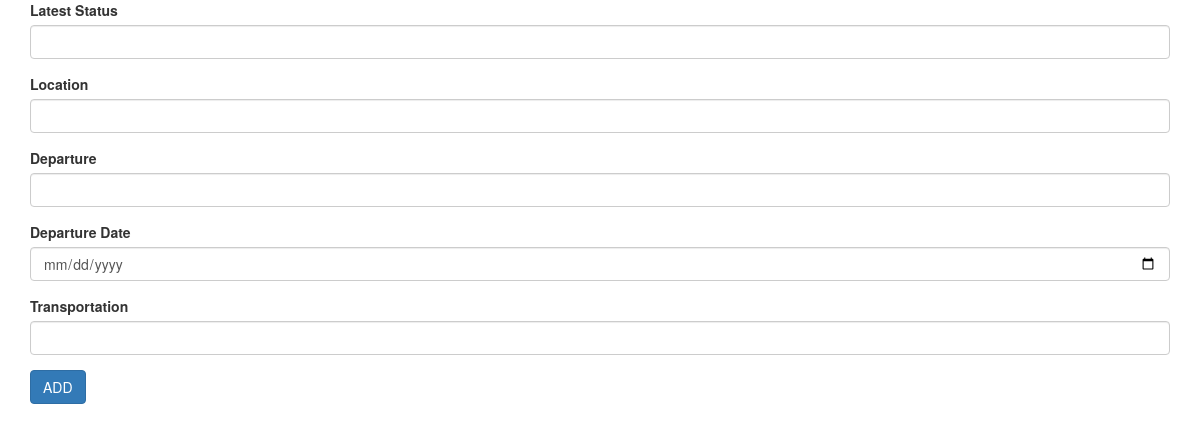
The page /admin/add_details.php?track_num=54139600&container=Booking of container on the database as committed earlier.
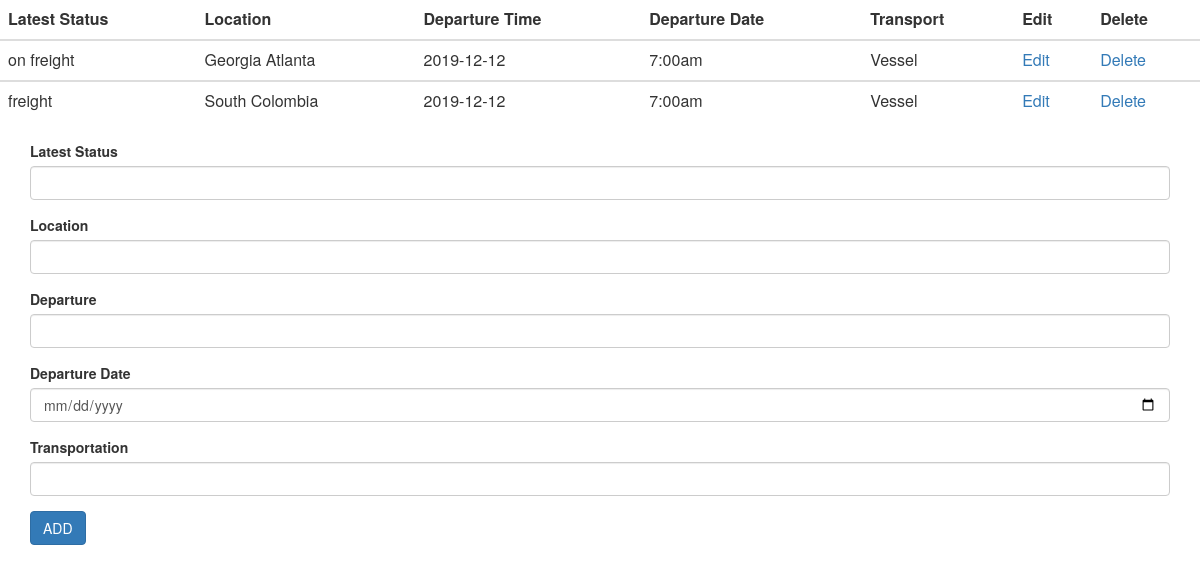
The same page on the database as committed later.
### tables this page shows
CREATE TABLE `add_track` (
  `track_id` int(11) NOT NULL,
  `lstatus` text NOT NULL,
  `location` text NOT NULL,
  `departure` text NOT NULL,
  `departure_date` text NOT NULL,
  `transportation` text NOT NULL,
  `track_num` text NOT NULL,
  `container` text NOT NULL
);

### admin/add_details.php (the view, shortened to what this page needs)
<?php
include("config.php");
if(isset($_GET['track_num']))
{
$track=$_GET['track_num'];
$container=$_GET['container'];
    $sql_result="SELECT * FROM add_track WHERE track_num='$track' AND container='$container'";
    $query_result=mysqli_query($conn,$sql_result);
    if(mysqli_num_rows($query_result)==0){
    }else{
      ?>
      <table class="table table-hover">
    <thead>
       <tr class="trcolor">
        <th scope="col">Latest Status</th>
        <th scope="col">Location</th>
        <th scope="col">Departure Time</th>
        <th scope="col">Departure Date</th>
        <th scope="col">Transport</th>
        <th scope="col">Edit </th>
        <th scope="col">Delete</th>
    </tr>
    </thead>
      <?php
    while($result=mysqli_fetch_assoc($query_result)){
    ?>
    <tbody>
      <tr>
        <td><?php echo $result["lstatus"]; ?></td>
        <td><?php echo $result["location"]; ?></td>
        <td><?php echo $result["departure_date"]; ?>
        <td><?php echo $result["departure"]; ?></td>
        <td><?php echo $result["transportation"]; ?></td>
        <td> <a href="edit.php?id=<?php echo $result["add_id"];?>">Edit</a></td>
      <td> <a href="delete.php?id=<?php echo $result["add_id"];?>">Delete</a></td>
      </tr>
      <?php } ?>
    </tbody>
  </table>
  <?php }}?>
<!DOCTYPE html>
<html>
<head>
  <link rel="stylesheet" href="https://maxcdn.bootstrapcdn.com/bootstrap/3.4.0/css/bootstrap.min.css">
</head>
<body>
	<div class="container">
	<form method="POST" action="detailspasser.php">
     <div class="form-group">
      <label for="lstatus">Latest Status</label>
      <input type="text" class="form-control" id="lstatus" name="lstatus">
    </div>
    <div class="form-group">
      <label for="location">Location</label>
      <input type="text" class="form-control" id="location" name="location">
    </div>
    <div class="form-group">
      <label for="departure">Departure</label>
      <input type="text" class="form-control" id="departure" name="departure">
    </div>
    <div class="form-group">
      <label for="departure_date">Departure Date</label>
      <input type="date" class="form-control" id="departure_date" name="departure_date">
    </div>
    <div class="form-group">
      <label for="transportation">Transportation</label>
      <input type="text" class="form-control" id="transportation" name="transportation">
    </div>
	<div class="form-group">
    <button type="submit" class="btn btn-primary" name="add">ADD</button>
    </div>
	</form>
	</div>
</body>
</html>

Rows that differ between the two databases and show on the page:
added add_track: lstatus "on freight", location "Georgia Atlanta", departure_date "2019-12-12", departure "7:00am", transportation "Vessel"
added add_track: lstatus "freight", location "South Colombia", departure_date "2019-12-12", departure "7:00am", transportation "Vessel"
Other text that changed with them:
text now shown: "Latest Status Location Departure Time Departure Date Transport Edit Delete"
